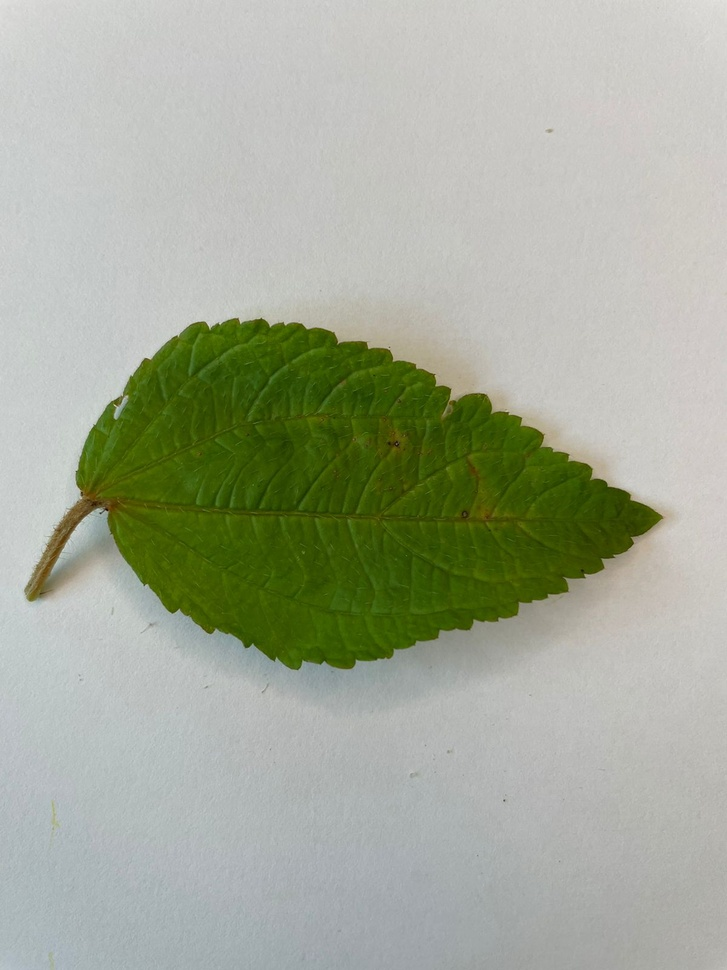
#> input picture Imagens/folha 56.jpeg, 727 x 970 px, shrunk from 1200 x 1600 before the run, found by its file name
$ python 'Limiarização ou Efeito Chroma-Key.py'
#> lines starting #> are read from the running program, lines starting #| are printed output that depends on the picture; after the words box and inside, x2 and y2 are one past the last pixel; in counts of white or black regions, pixels touching at a corner belong together
import cv2
import numpy as np
from matplotlib import pyplot as plt

img = cv2.imread('imgs/folha 56.jpeg')
#> img is the input picture: shape (970, 727, 3); mean B, G, R 153.1, 170.7, 164.5
img_hsv = cv2.cvtColor(img, cv2.COLOR_BGR2HSV)
#> img_hsv: shape (970, 727, 3); mean H, S, V 49.1, 52.6, 171.7
plt.imshow(img)
fig = plt.gcf()
fig.set_size_inches(18,6)
plt.axis('off')

minimo = (20, 60, 20)
maximo = (80, 255, 255)
minimo = np.array(minimo, dtype = "uint8")
maximo = np.array(maximo, dtype = "uint8")
mascara = cv2.inRange(img_hsv, minimo, maximo)
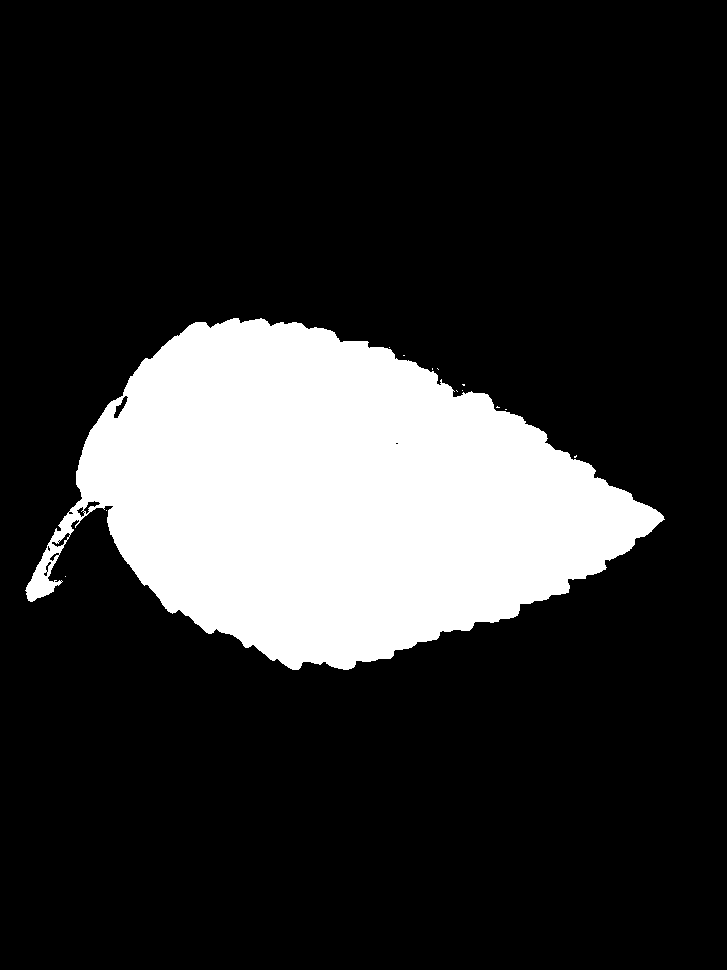
#> mascara: shape (970, 727); 19% white; 13 white regions (12 under 20 px), largest, box (x1, y1, x2, y2) and area: (25, 318, 665, 670) 133719
plt.imshow(mascara, cmap='gray')
fig = plt.gcf()
fig.set_size_inches(18,6)
plt.axis('off')

mascara = 255 - mascara
plt.imshow(mascara, cmap='gray')
fig = plt.gcf()
fig.set_size_inches(18,6)
plt.axis('off')
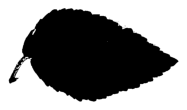
#> figure drawn by matplotlib, 1 panel; B, G, R data is drawn as R, G, B

$ run again, with Imagens/folha 104.jpeg copied over Imagens/folha 56.jpeg
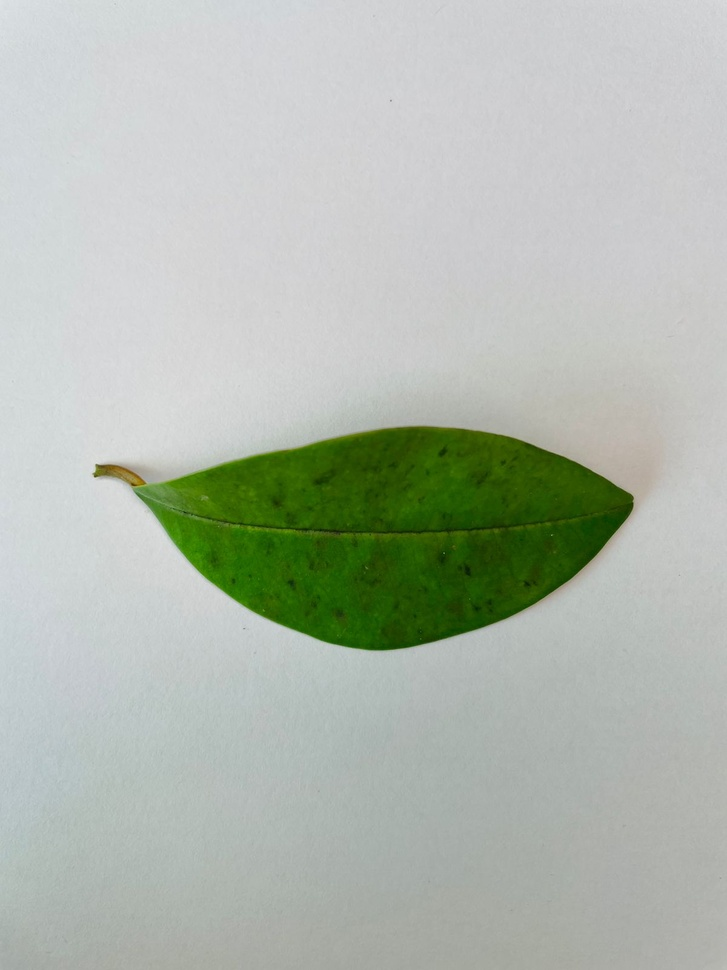
#> input picture Imagens/folha 104.jpeg, 727 x 970 px, shrunk from 1200 x 1600 before the run, found by its file name
#> img is the input picture: shape (970, 727, 3); mean B, G, R 174.8, 185.3, 177.3
#> img_hsv: shape (970, 727, 3); mean H, S, V 71.4, 32.7, 186
#> `mascara = cv2.inRange(img_hsv, minimo, maximo)`:
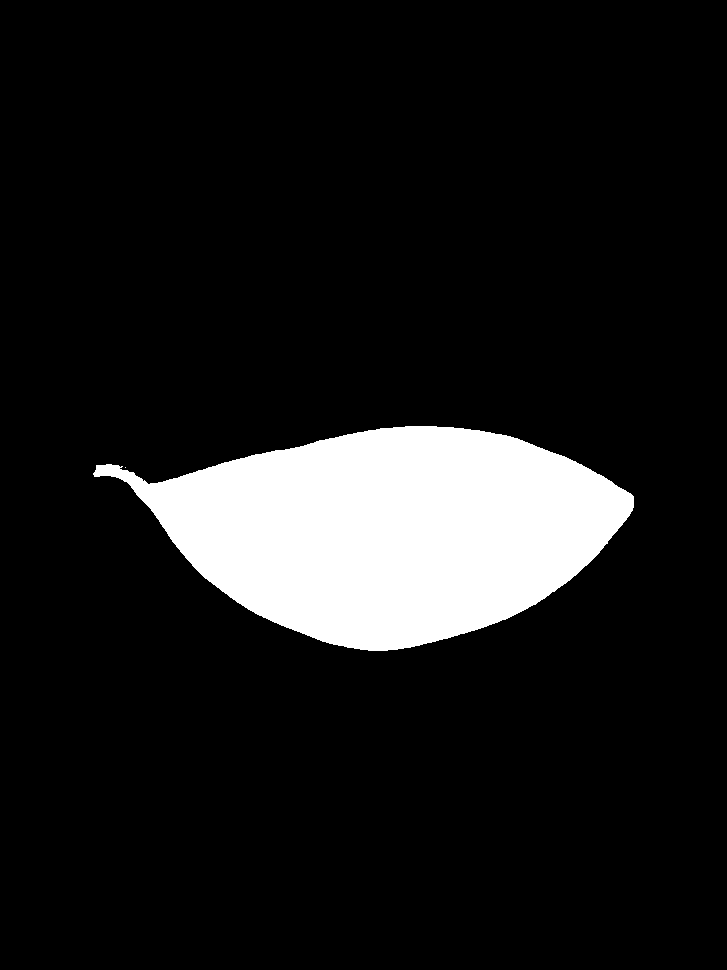
#> mascara: shape (970, 727); 10.9% white; 2 white regions (1 under 20 px), largest, box (x1, y1, x2, y2) and area: (93, 426, 634, 651) 76756
#> `plt.axis('off')`:
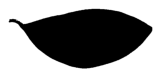
#> figure drawn by matplotlib, 1 panel; B, G, R data is drawn as R, G, B
